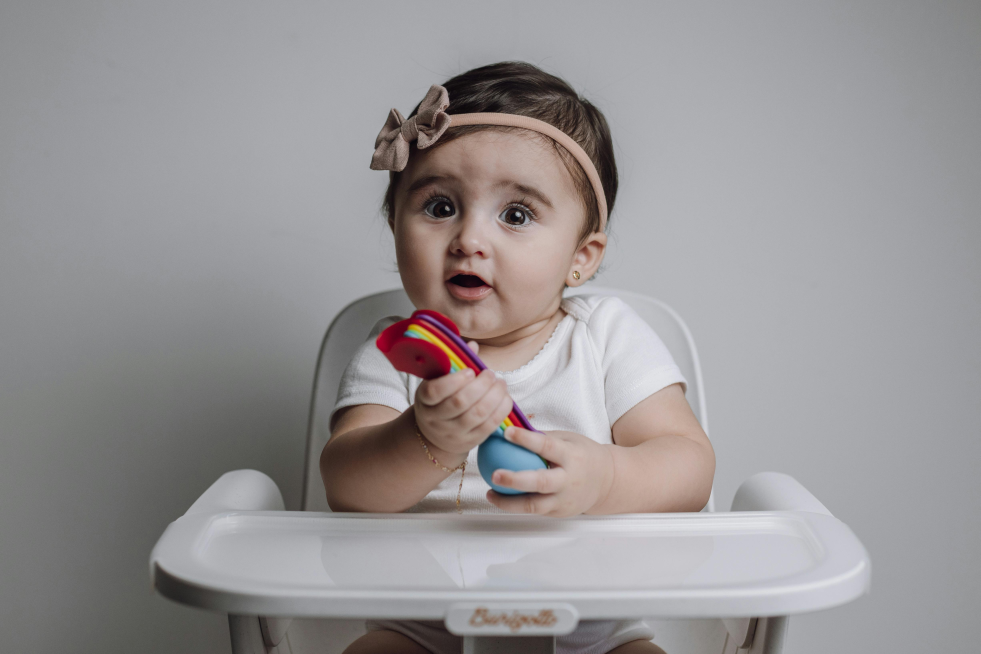
#> input picture Image Manipulation With Pyhton/pexels-jonathanborba-26337019.jpg, 4903 x 3269 px, found by its file name (shown at 1/5 size)
$ jupyter execute Image_Manpulation.ipynb   (shell and % lines are left out)
#> lines starting #> are read from the running program, lines starting #| are printed output that depends on the picture; after the words box and inside, x2 and y2 are one past the last pixel; in counts of white or black regions, pixels touching at a corner belong together
[cell 1]
import matplotlib.pyplot as plt
from PIL import Image
import numpy as np

[cell 2]
img = np.array(Image.open('/content/pexels-jonathanborba-26337019.jpg'))
#> img is the input picture: shape (3269, 4903, 3); mean R, G, B 151.5, 148, 149.1
plt.figure(figsize=(5,5))
plt.imshow(img)
plt.show()

[cell 3]
# here we are copying image
A = img

[cell 4]
# We use the id function to find a variable's memory address; we see the objects in the memory space which the variables A
# and **img** point to are the same.
id(A) == id(img)
#> Out = True

[cell 5]
# if we apply method copy(), their memory addresses will be different.
B = img.copy()
id(B)==id(img)
#> Out = False

[cell 6]
img[:,:,] = 0
#> img: shape (3269, 4903, 3); every value is 0

[cell 7]
plt.figure(figsize=(10,10))
plt.subplot(121)
plt.imshow(img)
plt.title("A Man")
plt.subplot(122)
plt.imshow(A)
plt.title("A Women")
plt.show()
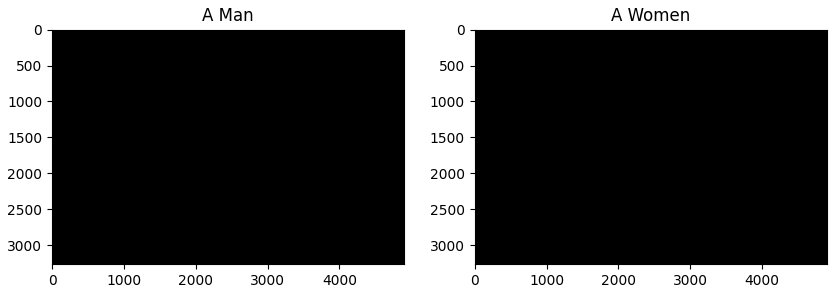
#> figure drawn by matplotlib, 2 panels

[cell 8]
plt.figure(figsize=(10,10))
plt.subplot(121)
plt.imshow(img)
plt.title("A Man")
plt.subplot(122)
plt.imshow(B)
plt.title("array B")
plt.show()
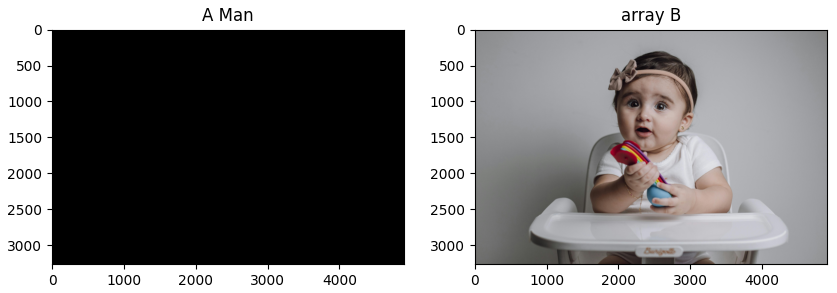
#> figure drawn by matplotlib, 2 panels

[cell 9]
# Flipping images
img2 = Image.open('/content/pexels-jonathanborba-26337019.jpg')
plt.figure(figsize=(10,6))
plt.imshow(img2)
plt.show()

[cell 10]
array = np.array(img2)
width, height, C = array.shape
#> width = 3269; height = 4903; C = 3
print('width', width ,'height and Channel', height, C)
#| width 3269 height and Channel 4903 3

[cell 11]
array_flip = np.zeros((width, height, C), dtype=np.uint8)

[cell 12]
for i,row in enumerate(array):
    array_flip[width - 1 - i, :, :] = row
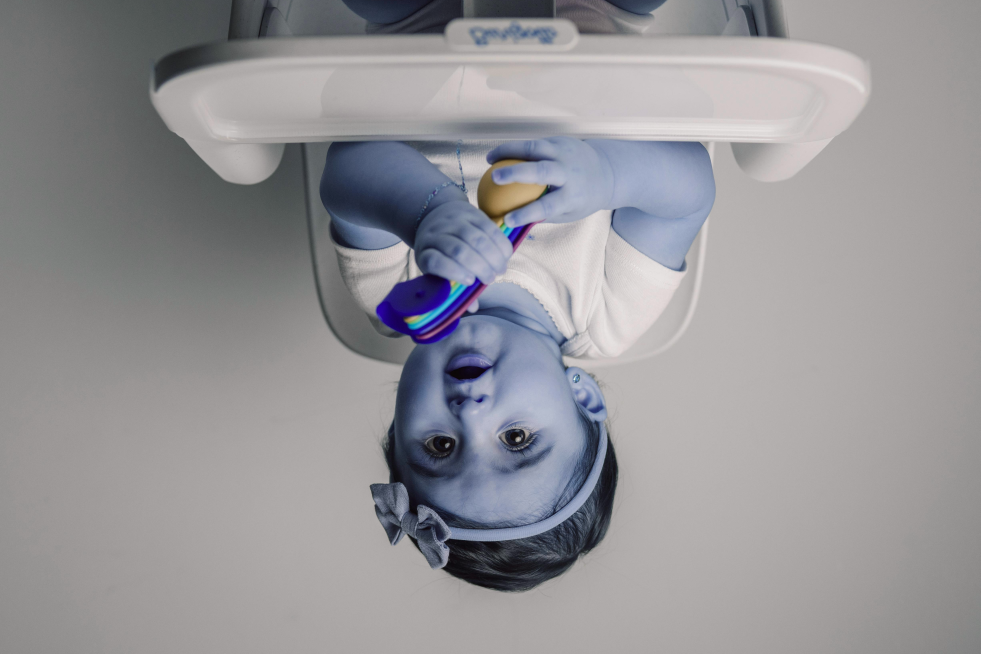
#> array_flip: shape (3269, 4903, 3) (shown at 1/5 size); mean of channels 0, 1, 2 151.5, 148, 149.1; drawn as B, G, R

[cell 13]
array_flip

[cell 14]
from PIL import ImageOps
# Here we will rotate imge vertically vertically. The flip() method of ImageOps module flips the image.
# The mirror() method will mirror the image:

im_flip = ImageOps.flip(img2)
plt.figure(figsize=(10,5))
plt.imshow(im_flip)
plt.show()

[cell 15]
im_mirror = ImageOps.mirror(img2)
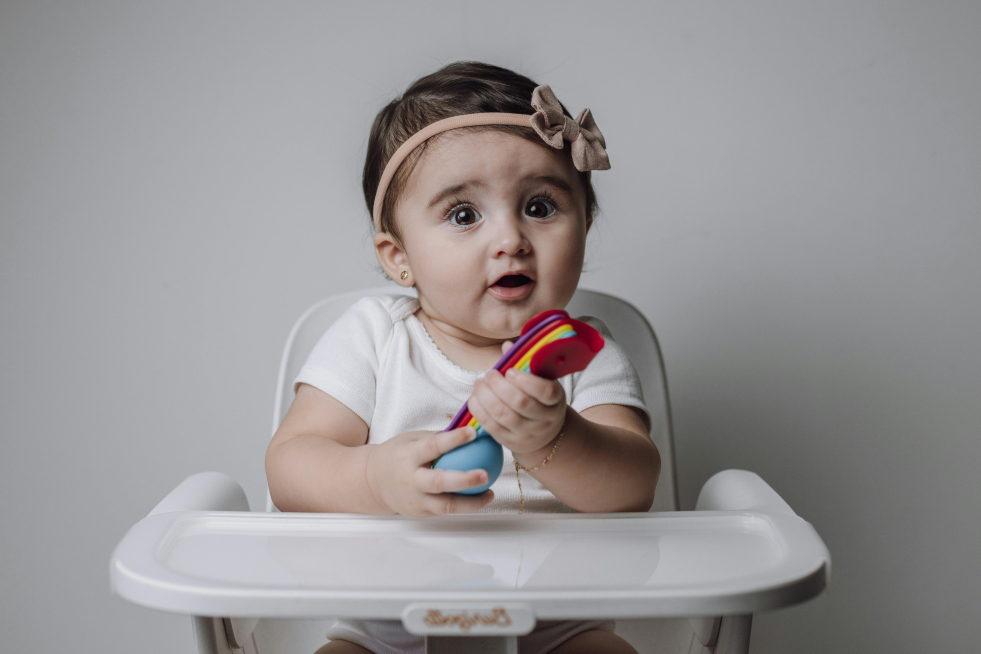
#> im_mirror: PIL image 4903x3269 RGB (shown at 1/5 size); mean R, G, B 151.5, 148, 149.1
plt.figure(figsize=(10,5))
plt.imshow(im_mirror)
plt.show()

[cell 16]
im_flip = img2.transpose(1)
plt.imshow(im_flip)
plt.show()

[cell 17]
flip = {"FLIP_LEFT_RIGHT": Image.FLIP_LEFT_RIGHT,
        "FLIP_TOP_BOTTOM": Image.FLIP_TOP_BOTTOM,
        "ROTATE_90": Image.ROTATE_90,
        "ROTATE_180": Image.ROTATE_180,
        "ROTATE_270": Image.ROTATE_270,
        "TRANSPOSE": Image.TRANSPOSE,
        "TRANSVERSE": Image.TRANSVERSE}

[cell 18]
flip["FLIP_LEFT_RIGHT"]

[cell 19]
for key, values in flip.items():
    plt.figure(figsize=(5,5))
    plt.subplot(1,2,1)
    plt.imshow(img2)
    plt.title("orignal")
    plt.subplot(1,2,2)
    plt.imshow(img2.transpose(values))
    plt.title(key)
    plt.show()

[cell 20]
#Let start with a vertical crop: the variable upper is the index of the first row that we would like to include in the image,
#lower variable is the index of the last row we would like to include. We then perform array slicing to obtain the new image.
upper = 60
lower = 1500

crop_top = array[upper: lower,:,:]
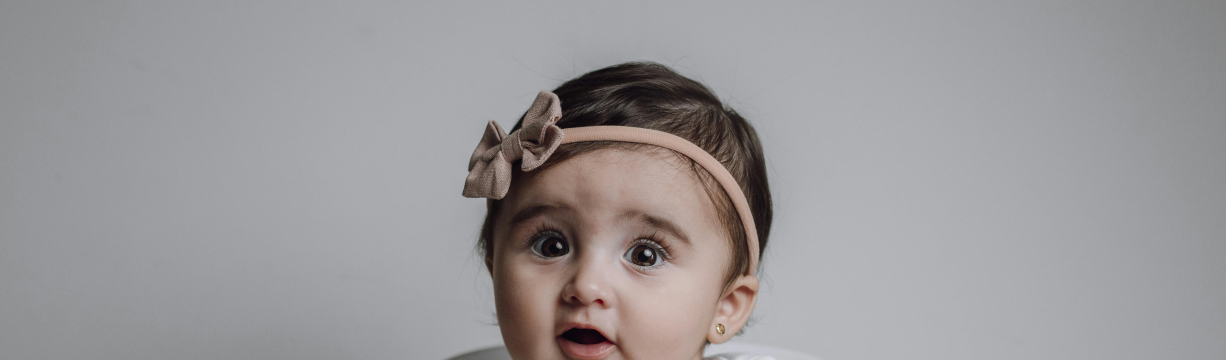
#> crop_top: shape (1440, 4903, 3) (shown at 1/4 size); mean R, G, B 155, 152.3, 154.1
plt.figure(figsize=(5,5))
plt.imshow(crop_top)
plt.show()

[cell 21]
left = 100
right = 3500
crop_horizontal = crop_top[: ,left:right,:]
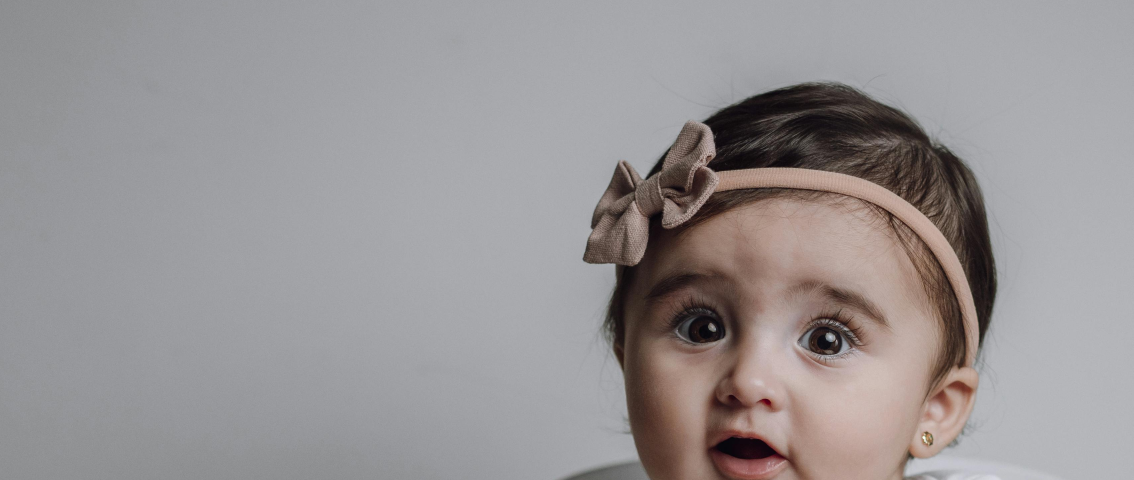
#> crop_horizontal: shape (1440, 3400, 3) (shown at 1/3 size); mean R, G, B 152.4, 148.1, 149.2
plt.figure(figsize=(5,5))
plt.imshow(crop_horizontal)
plt.show()

[cell 22]
#You can crop the PIL image using the crop() method, using the parameters from above Set the cropping area with
#box=(left, upper, right, lower).
image = Image.open("/content/pexels-jonathanborba-26337019.jpg")
image = image.convert("RGB")
crop_image = image.crop((left, upper, right, lower))
plt.figure(figsize=(5,5))
plt.imshow(crop_image)
plt.show()

[cell 23]
import cv2

# Load an image
image = cv2.imread('/content/pexels-jonathanborba-26337019.jpg')

# Display the image
plt.imshow(image)


# Convert the image to grayscale
gray_image = cv2.cvtColor(image, cv2.COLOR_BGR2GRAY)
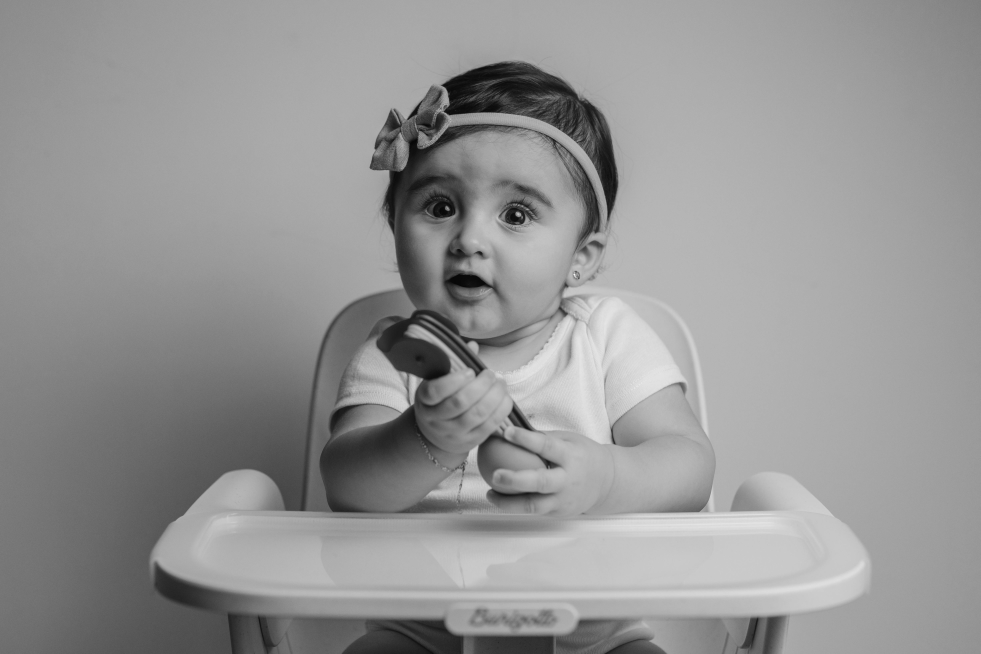
#> gray_image: shape (3269, 4903) (shown at 1/5 size); min 2, max 254, mean 149.1

# Display the grayscale image
plt.imshow(gray_image)


# Save the grayscale image
cv2.imwrite('gray_image.jpg', gray_image)

# Apply edge detection
edges = cv2.Canny(gray_image, 100, 200)
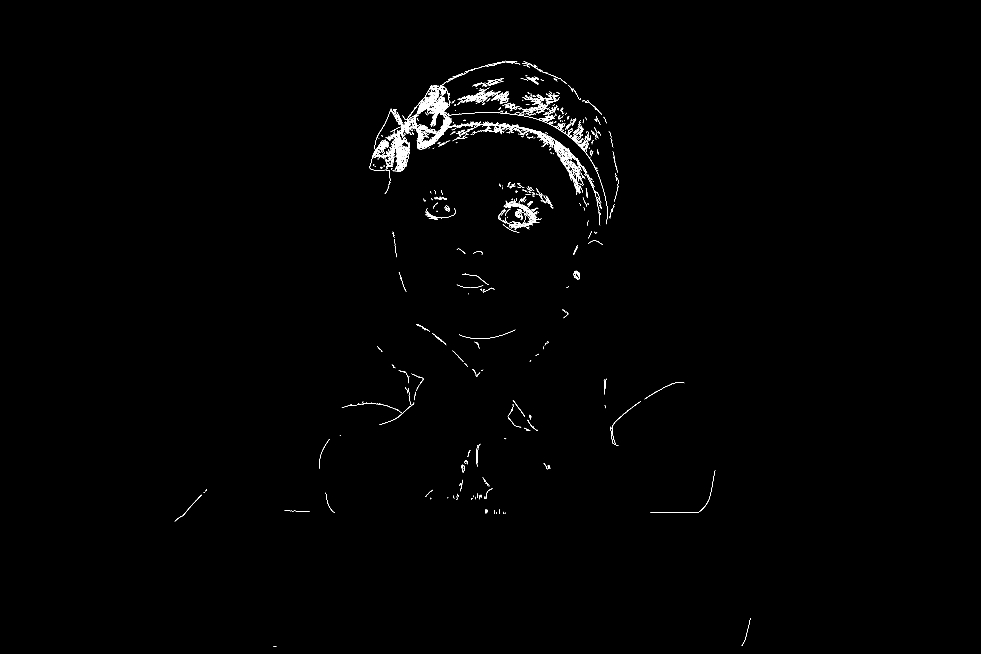
#> edges: shape (3269, 4903) (shown at 1/5 size); 0.35% white in thin lines or dots, all inside (x1, y1, x2, y2) = (873, 304, 3755, 3235)

# Display the edges
plt.imshow(edges)
#> figure, not shown here; B, G, R data is drawn as R, G, B
